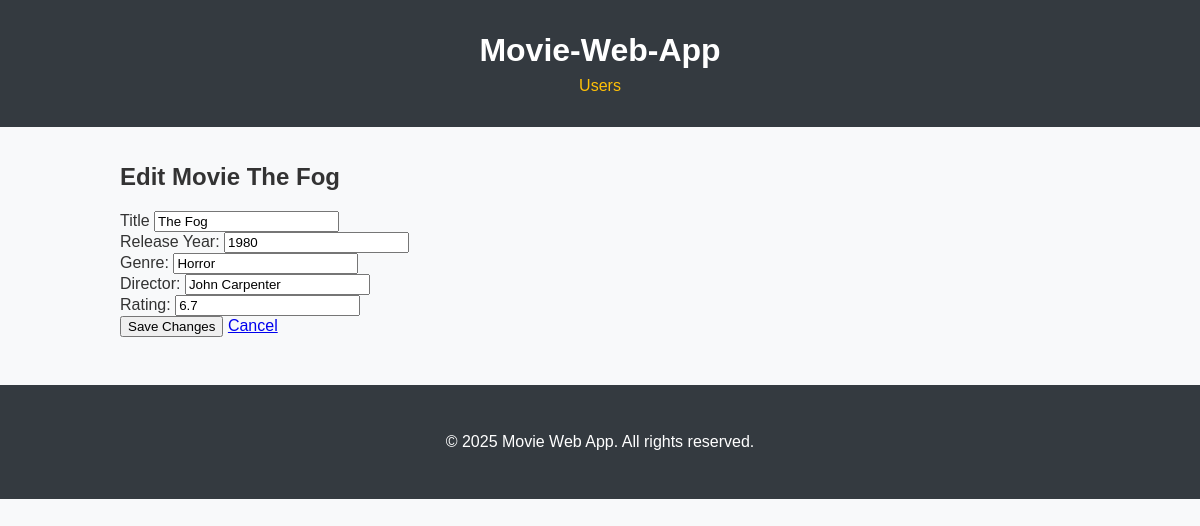
/users/1/movies/1/edit, run on the app's committed database.
### models.py (models this page shows)
class Movie(db.Model):
    id = db.Column(db.Integer, primary_key=True, autoincrement=True)
    title = db.Column(db.String(150))
    release_year = db.Column(db.Integer)
    genre = db.Column(db.String(100))
    director = db.Column(db.String(100))
    rating = db.Column(db.Float)
    user_id = db.Column(db.Integer, db.ForeignKey('user.id'))

### app.py (the view)
@app.route('/users/<int:user_id>/movies/<int:movie_id>/edit', methods=['GET', 'POST'])
def edit_movie(user_id, movie_id):
    movie = data_manager.get_movie(user_id, movie_id)
    if request.method == 'POST':
        updated_data = serialize_movie()
        data_manager.update_movie(user_id, movie_id, updated_data)
        return redirect(url_for('user_movies', user_id=user_id))
    return render_template('edit_movie.html', movie=movie, user_id=user_id)

### data_manager.py (called while the page is built)
    def get_movie(self, user_id, movie_id):
        return Movie.query.filter_by(id=movie_id, user_id=user_id).first()

### templates/edit_movie.html
{% extends 'base.html' %}
{% block content %}
<h2>Edit Movie {{ movie.title }}</h2>
<form method="POST">
  <div>
    <label for="title">Title</label>
    <input id="title" name="title" value="{{movie.title}}" required>
  </div>
  <div>
    <label for="release_year">Release Year:</label>
    <input id="release_year" name="release_year" type="number" value="{{ movie.release_year }}" required>
  </div>
  <div>
    <label for="genre">Genre:</label>
    <input id="genre" name="genre" value="{{ movie.genre }}" required>
  </div>
  <div>
    <label for="director">Director:</label>
    <input id="director" name="director" value="{{ movie.director }}" required>
  </div>
  <div>
    <label for="rating">Rating:</label>
    <input id="rating" name="rating" type="number" step="0.1" value="{{ movie.rating }}" required>
  </div>
  <button type="submit">Save Changes</button>
  <a href="{{ url_for('user_movies', user_id=user_id) }}">Cancel</a>
</form>
{% endblock %}

### static/style.css (style rules this page uses)
body { font-family: Arial, sans-serif; margin: 0; background-color: #f8f9fa; color: #333; }

### data on the page
Movie: title "The Fog", release_year "1980", genre "Horror", director "John Carpenter", rating "6.7"
